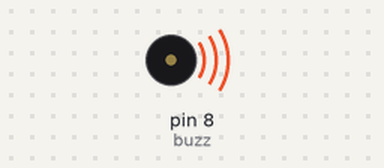
The sketch below on a simulated Arduino Uno, built with avr-gcc and run on an emulated ATmega328P. On the bench: buzzer (waves = sounding).

Above: at 0.1 s.
At 11.9 s:
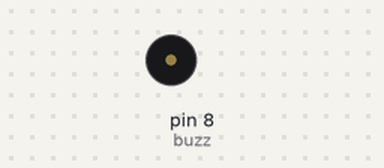
Timing chart, 0 to 13.4 s (numbered marks = the images above):
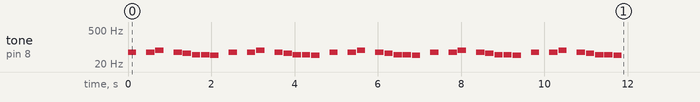

The sketch:

guitar_strings.ino
```cpp
#define buzz 8
/*Guitar string frequencies
 * E
 * A
 * D
 * G
 * B
 * E
 */
#define E2  82
#define A2  110
#define D3  147
#define G3  196
#define B3  247
#define E4  330

// Extra freq for come as you are
#define F2 87
#define X  96 //F#G2
#define B2 123

#define D_3  175
#define D_4  190
#define D_6  214
#define D_7  220
#define D_10 262


#define G_1  214
#define G_2  220
#define G_3  240
#define G_10 349
#define G_12 392
#define G_13  427

#define B_3  294
#define B_13 523

#define EE_2 46
#define EE_3 49
#define EE_5 55
#define EE_7 62
#define EE_10 73


int NinParis[]= {G_10,D_10,0,0,
                 G_13,D_10,0,0,
                 G_12,D_10,0,0,
                 G_10,D_10,B_13,0};

int comeasyouare[] = { E2,F2,X,A2,X,A2,X,X,F2,E2,B2,E2,E2,B2};

int sv_nat[]={EE_7,0,EE_7,EE_10,0,EE_7,EE_5,EE_3,EE_3,EE_2,0};
void setup() {
  // put your setup code here, to run once:
  for(int i=0; i<5;i++)
  {
    for(int a=0; a<11;a++)
    {
    tone(buzz,sv_nat[a]);
    delay(200);
    noTone(buzz);
    delay(20);
    }
  }
}
void loop() {
  // put your main code here, to run repeatedly:

}
```
